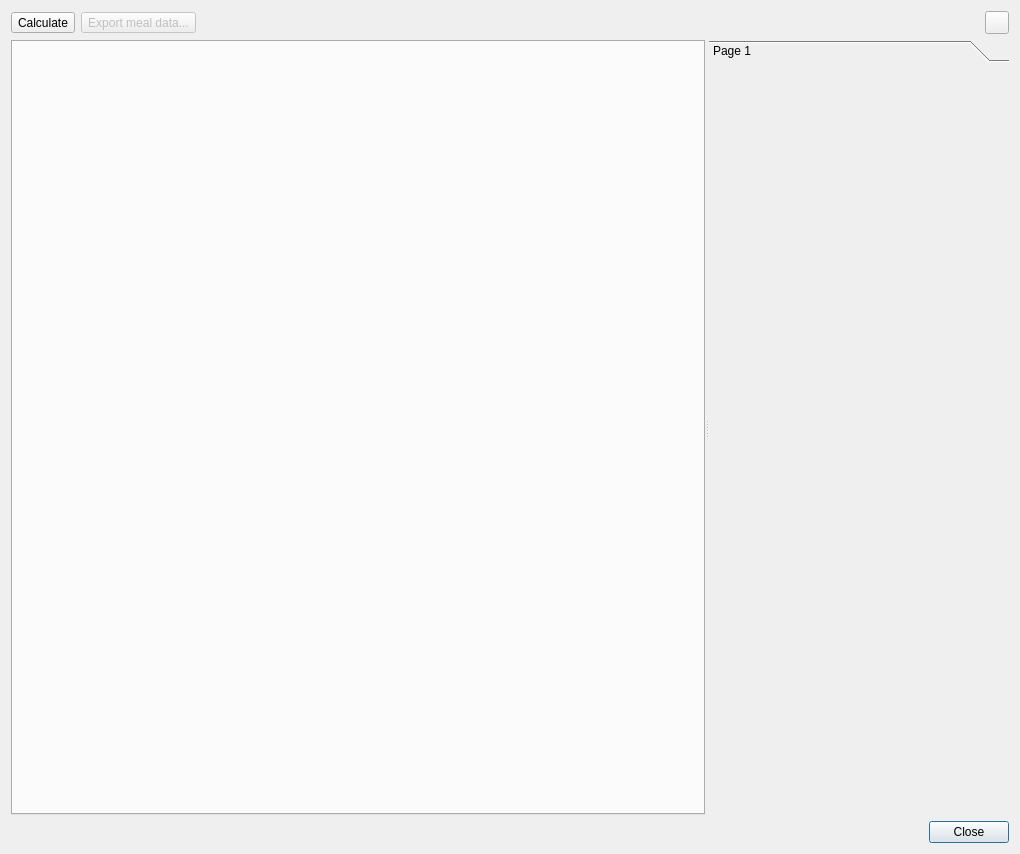
<?xml version="1.0" encoding="UTF-8"?>
<ui version="4.0">
 <class>MealDetailsDialog</class>
 <widget class="QDialog" name="MealDetailsDialog">
  <property name="geometry">
   <rect>
    <x>0</x>
    <y>0</y>
    <width>1020</width>
    <height>854</height>
   </rect>
  </property>
  <property name="windowTitle">
   <string>Meal Analysis</string>
  </property>
  <layout class="QVBoxLayout" name="verticalLayout">
   <item>
    <layout class="QHBoxLayout" name="toolbarLayout">
     <item>
      <widget class="QToolButton" name="toolButtonCalculate">
       <property name="text">
        <string>Calculate</string>
       </property>
       <property name="icon">
        <iconset resource="../../../../../../resources/resources.qrc">
         <normaloff>:/icons/icons8-scales-16.png</normaloff>:/icons/icons8-scales-16.png</iconset>
       </property>
       <property name="toolButtonStyle">
        <enum>Qt::ToolButtonStyle::ToolButtonTextBesideIcon</enum>
       </property>
      </widget>
     </item>
     <item>
      <widget class="QToolButton" name="toolButtonExport">
       <property name="enabled">
        <bool>false</bool>
       </property>
       <property name="text">
        <string>Export meal data...</string>
       </property>
       <property name="icon">
        <iconset resource="../../../../../../resources/resources.qrc">
         <normaloff>:/icons/icons8-export-16.png</normaloff>:/icons/icons8-export-16.png</iconset>
       </property>
       <property name="toolButtonStyle">
        <enum>Qt::ToolButtonStyle::ToolButtonTextBesideIcon</enum>
       </property>
      </widget>
     </item>
     <item>
      <spacer name="horizontalSpacer">
       <property name="orientation">
        <enum>Qt::Orientation::Horizontal</enum>
       </property>
       <property name="sizeHint" stdset="0">
        <size>
         <width>40</width>
         <height>20</height>
        </size>
       </property>
      </spacer>
     </item>
     <item>
      <widget class="QToolButton" name="toolButtonHelp">
       <property name="icon">
        <iconset resource="../../../../../../resources/resources.qrc">
         <normaloff>:/icons/icons8-help-16.png</normaloff>:/icons/icons8-help-16.png</iconset>
       </property>
      </widget>
     </item>
    </layout>
   </item>
   <item>
    <widget class="QSplitter" name="splitter">
     <property name="sizePolicy">
      <sizepolicy hsizetype="Expanding" vsizetype="Expanding">
       <horstretch>0</horstretch>
       <verstretch>0</verstretch>
      </sizepolicy>
     </property>
     <property name="orientation">
      <enum>Qt::Orientation::Horizontal</enum>
     </property>
     <widget class="QTabWidget" name="tabWidget">
      <property name="currentIndex">
       <number>-1</number>
      </property>
     </widget>
     <widget class="QToolBox" name="toolBox">
      <property name="maximumSize">
       <size>
        <width>300</width>
        <height>16777215</height>
       </size>
      </property>
      <widget class="QWidget" name="page">
       <property name="geometry">
        <rect>
         <x>0</x>
         <y>0</y>
         <width>300</width>
         <height>745</height>
        </rect>
       </property>
       <attribute name="label">
        <string>Page 1</string>
       </attribute>
      </widget>
     </widget>
    </widget>
   </item>
   <item>
    <widget class="QDialogButtonBox" name="buttonBox">
     <property name="orientation">
      <enum>Qt::Orientation::Horizontal</enum>
     </property>
     <property name="standardButtons">
      <set>QDialogButtonBox::StandardButton::Close</set>
     </property>
    </widget>
   </item>
  </layout>
 </widget>
 <resources>
  <include location="../../../../../../resources/resources.qrc"/>
 </resources>
 <connections>
  <connection>
   <sender>buttonBox</sender>
   <signal>accepted()</signal>
   <receiver>MealDetailsDialog</receiver>
   <slot>accept()</slot>
   <hints>
    <hint type="sourcelabel">
     <x>248</x>
     <y>254</y>
    </hint>
    <hint type="destinationlabel">
     <x>157</x>
     <y>274</y>
    </hint>
   </hints>
  </connection>
  <connection>
   <sender>buttonBox</sender>
   <signal>rejected()</signal>
   <receiver>MealDetailsDialog</receiver>
   <slot>reject()</slot>
   <hints>
    <hint type="sourcelabel">
     <x>316</x>
     <y>260</y>
    </hint>
    <hint type="destinationlabel">
     <x>286</x>
     <y>274</y>
    </hint>
   </hints>
  </connection>
 </connections>
</ui>
